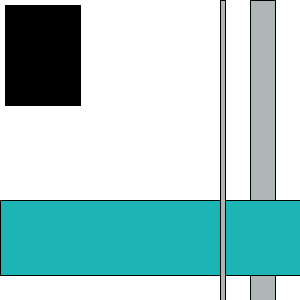
Frame 1 (no input)
Frame 60 (the mouse pressed at the canvas centre just before this capture): identical to frame 1, image omitted
Frame 120 (the mouse held since frame 60 and released just before this capture): identical to frame 1, image omitted

The Processing sketch that drew this single still picture (run headless with seeded random() and noise(); from frame 60 on, the mouse is pressed at the canvas centre):

// Processing sketch: processing_36344
// ── processing_36344.pde

//Gina DeMatteo
//September 7,2011
//Interchanging fields over an Interchanging figure ground

void setup() {
  size(300, 300);
  smooth();
}

void draw() {
  if (mouseX > width/2) {

    //Initial background:black
    background(0);
    noStroke();
    
    //White Rectangle
    fill(255);
    rect(5, 5, 75, 100);
    
    //Teal,thin rectangle that runs underneath horizontal gray rectangle
    fill(29, 180, 182);
    rect(220, 0, 5, height);

    //Gray rectangle that spans horizontally across the field
    fill(174, 183, 182);
    rect(0, 200, width, 75);

    //Teal,thicker rectangle that overlaps horizontal gray rectangle
    fill(29, 180, 171);
    rect(250, 0, 25, height);
  }
  else {
    
    //When mouse is dragged across width/2 background changes to white
    background(255);
    
    //White rectangle changes to black when mouse is dragged across width/2
    fill(0);
    rect(5, 5, 75, 100);
    
    //Thicker vertical rectangle changes to gray and runs underneath larger rectangle when mouse crosses width/2
    fill(174, 183, 182);
    rect(250, 0, 25, height);

    //Horizontal rectangle changes to teal color when mouse is dragged across width/2
    fill(29, 180, 182);
    rect(0, 200, width, 75);

    //Thinner vertical rectangle changes to gray and overlaps horizontal rectangle when mouse crosses width/2
    fill(174, 183, 182);
    rect(220, 0, 5, height);
  }
}
